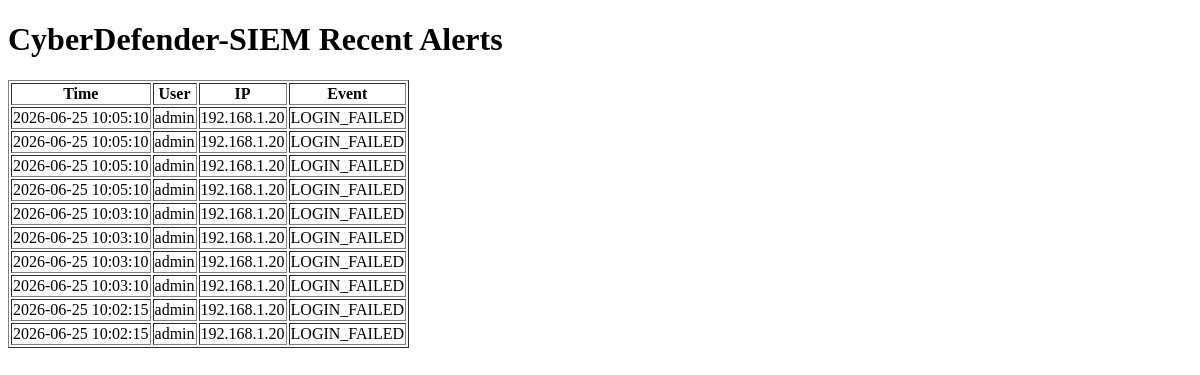
Before: /alerts with the older database file.
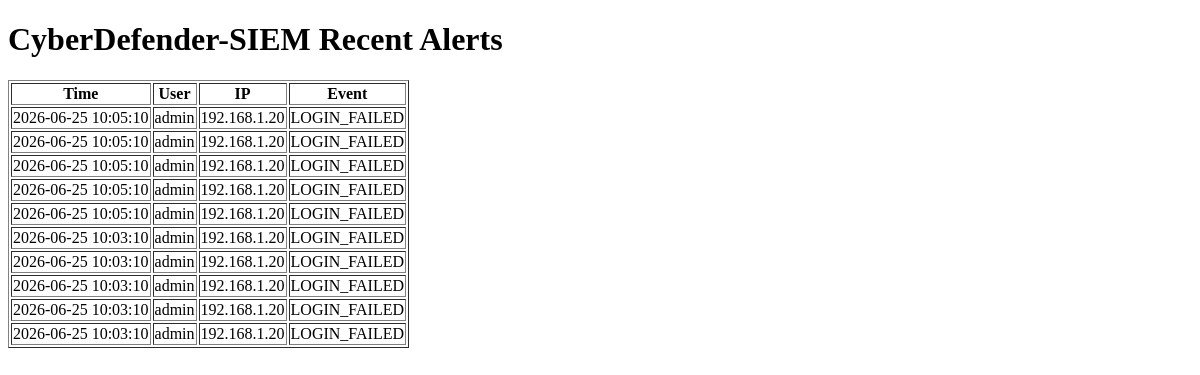
After: the same page with the newer database file.
### tables this page shows
CREATE TABLE logs(
    id INTEGER PRIMARY KEY AUTOINCREMENT,
    timestamp TEXT,
    event TEXT,
    user TEXT,
    ip TEXT
);

### src/web_dashboard.py (the view)
@app.route("/alerts")
def alerts():
    conn = sqlite3.connect(DATABASE)
    cursor = conn.cursor()
    cursor.execute("""
        SELECT timestamp, user, ip, event
        FROM logs
        WHERE event='LOGIN_FAILED'
        ORDER BY timestamp DESC
        LIMIT 10
    """)
    alerts = cursor.fetchall()
    conn.close()
    return render_template(
        "alerts.html",
        alerts=alerts
    )

### templates/alerts.html (shortened to what this page needs)
<!DOCTYPE html>
<html>
<head>
</head>
<body>
<h1>CyberDefender-SIEM Recent Alerts</h1>
<table border="1">
<tr>
<th>Time</th>
<th>User</th>
<th>IP</th>
<th>Event</th>
</tr>
{% for alert in alerts %}
<tr>
<td>{{ alert[0] }}</td>
<td>{{ alert[1] }}</td>
<td>{{ alert[2] }}</td>
<td>{{ alert[3] }}</td>
</tr>
{% endfor %}
</table>
</body>
</html>

Changed rows visible on the page:
no longer on this page (row unchanged): logs: timestamp "2026-06-25 10:02:15", user "admin", ip "192.168.1.20", event "LOGIN_FAILED"
no longer on this page (row unchanged): logs: timestamp "2026-06-25 10:02:15", user "admin", ip "192.168.1.20", event "LOGIN_FAILED"
added logs: timestamp "2026-06-25 10:05:10", user "admin", ip "192.168.1.20", event "LOGIN_FAILED"
added logs: timestamp "2026-06-25 10:03:10", user "admin", ip "192.168.1.20", event "LOGIN_FAILED"
